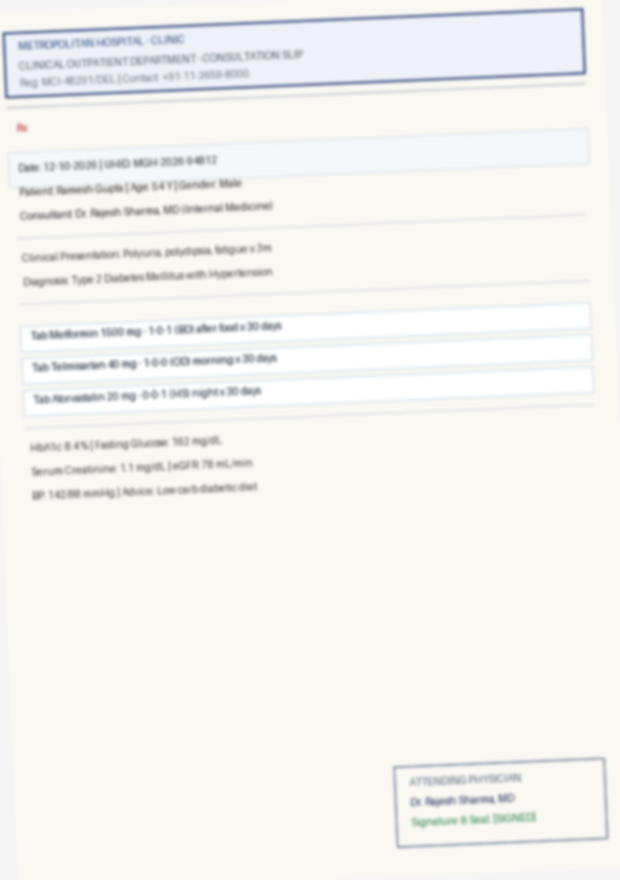
#> input picture data/sample_1_prescription_overdose.png, 620 x 880 px
$ python inspect_all_feats.py
#> lines starting #> are read from the running program, lines starting #| are printed output that depends on the picture; after the words box and inside, x2 and y2 are one past the last pixel; in counts of white or black regions, pixels touching at a corner belong together
#> further down, img is the input picture: PIL image 620x880 RGB; mean R, G, B 244.1, 243.3, 239.9
### core/features.py
"""
Feature Extraction Module
Extracts the 9 statistical, morphological, and frequency features defined in the PBL-1 brief:
1. mean_intensity
2. std_intensity
3. edge_density
4. laplacian_var
5. entropy
6. hf_ratio
7. sat_std
8. aspect_ratio
9. n_line_items
"""

import numpy as np
from PIL import Image
from scipy import ndimage
from scipy.fft import fft2, fftshift
from typing import Dict, List, Any


class FeatureExtractor:
    """
    Extracts the 9 canonical document features.
    """
    FEATURE_NAMES = [
        "mean_intensity",
        "std_intensity",
        "edge_density",
        "laplacian_var",
        "entropy",
        "hf_ratio",
        "sat_std",
        "aspect_ratio",
        "n_line_items"
    ]

    @classmethod
    def extract_features(cls, image: Image.Image) -> Dict[str, float]:
        """
        Computes all 9 features for an input PIL Image.
        """
        w, h = image.size
        aspect_ratio = float(round(w / float(h), 4)) if h > 0 else 1.0

        # RGB and Grayscale arrays
        rgb = np.array(image.convert('RGB'), dtype=np.float32)
        gray = np.array(image.convert('L'), dtype=np.float32)

        # 1 & 2: Mean and Std of intensity
        mean_intensity = float(round(np.mean(gray), 3))
#> mean_intensity = 243.2
        std_intensity = float(round(np.std(gray), 3))
#> std_intensity = 14.61

        # 3: Edge density via Sobel gradient magnitude
        gx = ndimage.sobel(gray, axis=1)
        gy = ndimage.sobel(gray, axis=0)
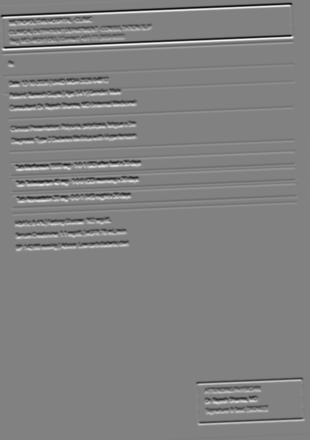
#> gy: shape (880, 620) float32 (shown at 1/2 size); min -244, max 236, mean 0; drawn with min black and max white
        grad_mag = np.hypot(gx, gy)
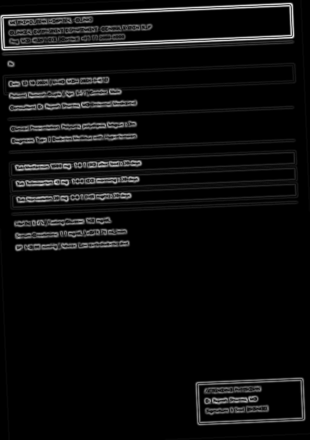
#> grad_mag: shape (880, 620) float32 (shown at 1/2 size); min 0, max 244.4, mean 13.5
        edge_thresh = np.percentile(grad_mag, 85)
#> edge_thresh = 23.19
        edge_density = float(round(np.mean(grad_mag > edge_thresh), 4))
#> edge_density = 0.149

        # 4: Laplacian variance
        lap = ndimage.laplace(gray)
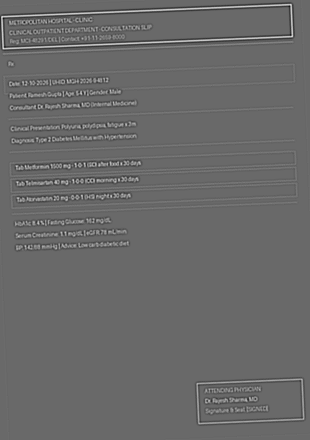
#> lap: shape (880, 620) float32 (shown at 1/2 size); min -24, max 34, mean 0; drawn with min black and max white
        laplacian_var = float(round(np.var(lap), 3))
#> laplacian_var = 9.6

        # 5: Shannon Entropy
        hist, _ = np.histogram(gray, bins=256, range=(0, 256))
#> hist = 256 values, max 356023 at index 248, min 0 at index 0, mean 2131.2
        hist_prob = hist / (hist.sum() + 1e-12)
#> hist_prob = 256 values, max 0.653 at index 248, min 0 at index 0, mean 0.00391
        non_zero = hist_prob[hist_prob > 0]
#> non_zero = 118 values, max 0.653 at index 110, min 1.83e-06 at index 0, mean 0.00847
        entropy = float(round(-np.sum(non_zero * np.log2(non_zero)), 4))
#> entropy = 2.69

        # 6: High Frequency Energy Ratio (2D FFT)
        f = fft2(gray)
        fshift = fftshift(f)
        mag = np.abs(fshift)
        gh, gw = gray.shape
        cy, cx = gh // 2, gw // 2
        radius = min(gh, gw) // 6
        y, x = np.ogrid[:gh, :gw]
        mask = (x - cx)**2 + (y - cy)**2 > radius**2
        tot_energy = np.sum(mag) + 1e-12
#> tot_energy = 905894208
        hf_ratio = float(round(np.sum(mag[mask]) / tot_energy, 4))
#> hf_ratio = 0.218

        # 7: Saturation standard deviation in HSV color space
        r, g, b = rgb[:, :, 0], rgb[:, :, 1], rgb[:, :, 2]
        cmax = np.maximum(np.maximum(r, g), b)
        cmin = np.minimum(np.minimum(r, g), b)
        delta = cmax - cmin
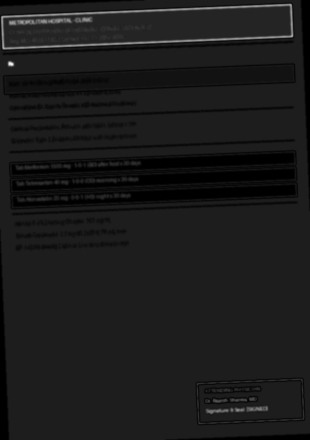
#> delta: shape (880, 620) float32 (shown at 1/2 size); min 0, max 69, mean 7.4; drawn with min black and max white
        sat = np.zeros_like(cmax)
        non_zero_mask = cmax > 0
#> non_zero_mask: shape (880, 620) bool; every value is 1
        sat[non_zero_mask] = delta[non_zero_mask] / cmax[non_zero_mask]
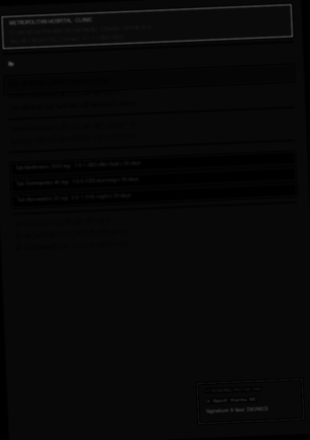
#> sat: shape (880, 620) float32 (shown at 1/2 size); min 0, max 0.311, mean 0.0305
        sat_std = float(round(np.std(sat), 4))
#> sat_std = 0.02

        # 9: Morphological estimated line-item count
        # Binarize and run horizontal projection peaks
        thresh = np.mean(gray) * 0.95
#> thresh = 231.1
        bin_inv = (gray < thresh).astype(np.float32)
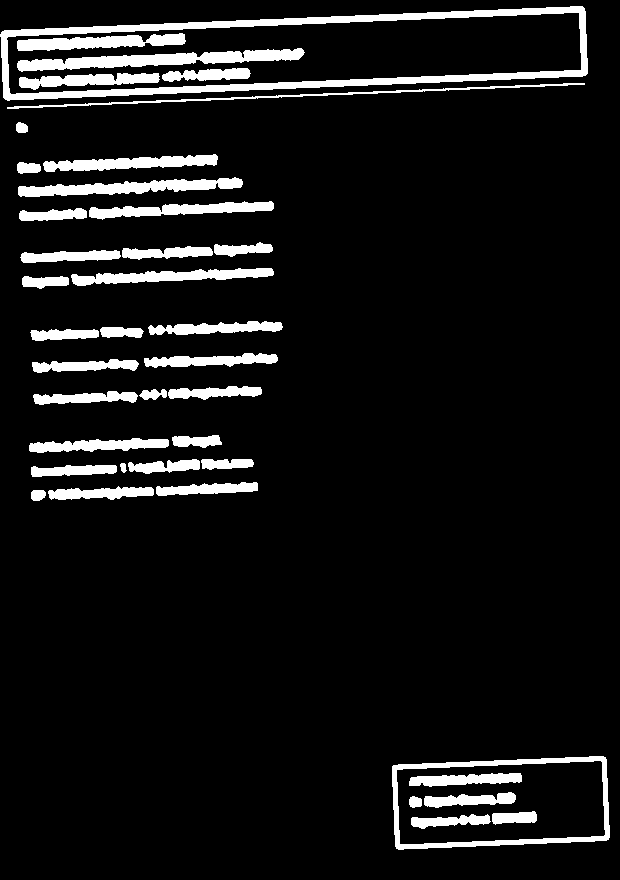
#> bin_inv: shape (880, 620) float32; values 0 (black) and 1 (white), 8.5% white; 40 white regions, largest, box (x1, y1, x2, y2) and area: (0, 6, 588, 101) 8678, (17, 48, 305, 72) 3066, (392, 756, 610, 850) 2994
        # Morphological horizontal dilation
        horizontal_kernel = np.ones((1, max(5, int(w * 0.03))), dtype=np.float32)
        dilated = ndimage.binary_dilation(bin_inv, structure=horizontal_kernel)
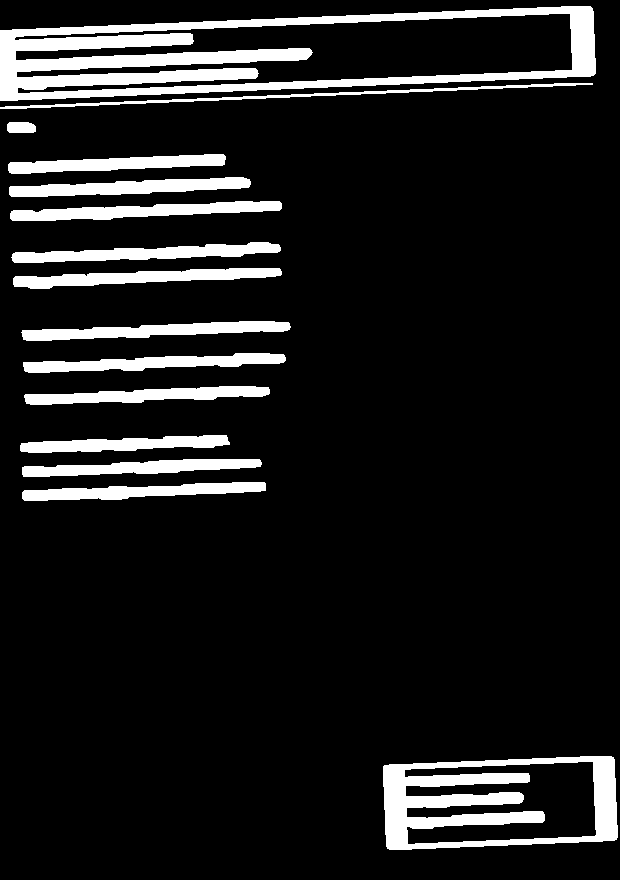
#> dilated: shape (880, 620) bool; 11.4% white; 15 white regions, largest, box (x1, y1, x2, y2) and area: (0, 6, 596, 101) 19669, (383, 756, 618, 850) 10231, (10, 201, 282, 221) 2989
        h_profile = np.sum(dilated, axis=1)
#> h_profile = 880 values, max 436 at index 77, min 0 at index 0, mean 70.55
        prof_thresh = np.mean(h_profile) * 0.6
#> prof_thresh = 42.33
        # Count transitions above threshold
        above = h_profile > prof_thresh
        transitions = np.diff(above.astype(int))
#> transitions = 879 values, max 1 at index 6, min -1 at index 107, mean 0
        n_line_items = float(max(1, np.sum(transitions == 1)))
#> n_line_items = 13

        return {
            "mean_intensity": mean_intensity,
            "std_intensity": std_intensity,
            "edge_density": edge_density,
            "laplacian_var": laplacian_var,
            "entropy": entropy,
            "hf_ratio": hf_ratio,
            "sat_std": sat_std,
            "aspect_ratio": aspect_ratio,
            "n_line_items": n_line_items
        }

    # [4 lines left out: function to_vector, not called in this run]

### inspect_all_feats.py
import os
from PIL import Image
from core.features import FeatureExtractor
from core.classifier import DocumentClassifier

fnames = {
    1: 'sample_1_prescription_overdose.png',
    2: 'sample_2_discharge_dual_blockade.png',
    3: 'sample_3_pediatric_antibiotic_flag.png',
    4: 'sample_4_lab_report_compliant.png',
    5: 'sample_5_medical_invoice.png'
}
for i in range(1, 6):
    img = Image.open(os.path.join("data", fnames[i]))
    feats = FeatureExtractor.extract_features(img)
#> feats = 9 items
    print(f"--- Case {i} ---")
    for k, v in feats.items():
        print(f"  {k}: {v}")
#> this loop made 9 passes
#> (k, v) on passes 1 to 8: ('mean_intensity', 243.2), ('std_intensity', 14.61), ('edge_density', 0.149), ('laplacian_var', 9.6), ('entropy', 2.69), ('hf_ratio', 0.218), ('sat_std', 0.02), ('aspect_ratio', 0.705)
#> (printed output is left out)
#> pass 2 of the loop `for i in range(1, 6):`:
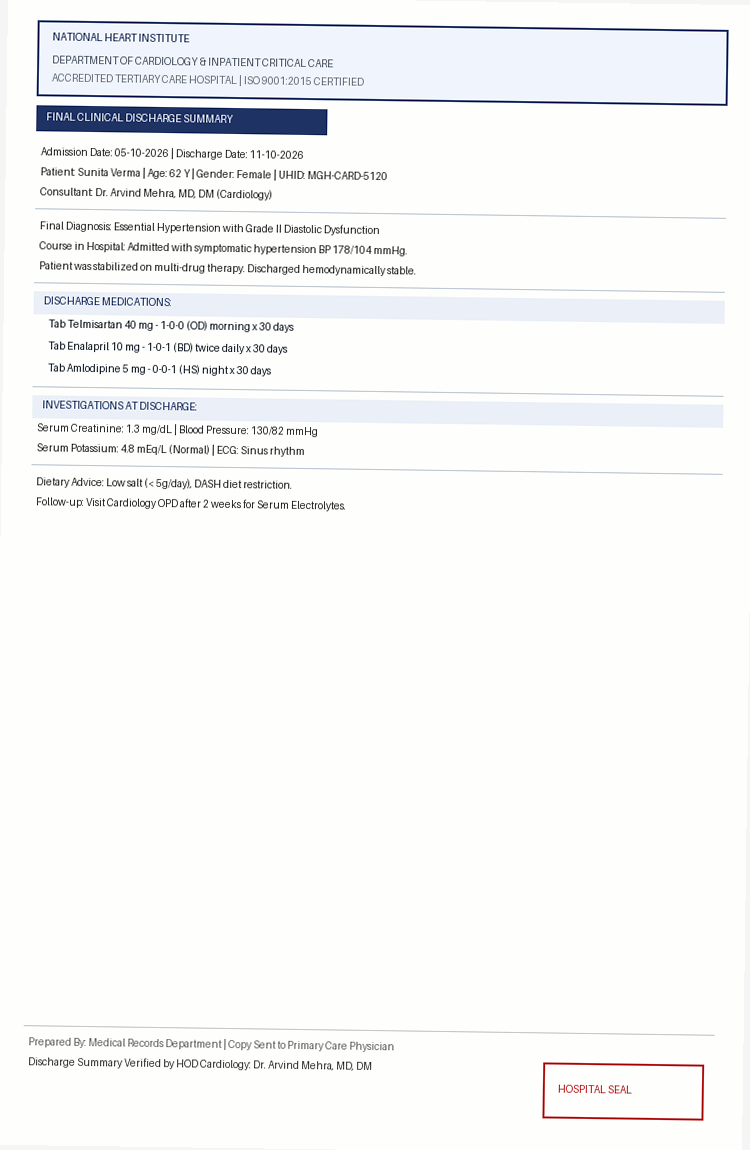
#> input picture data/sample_2_discharge_dual_blockade.png, 750 x 1150 px
#> img is the input picture: PIL image 750x1150 RGB; mean R, G, B 246.1, 246.6, 246.4
#> rgb: shape (1150, 750, 3) float32
#> gray: shape (1150, 750) float32
#> mean_intensity = 246.6
#> std_intensity = 30.75
#> gx: shape (1150, 750) float32
#> gy: shape (1150, 750) float32
#> grad_mag: shape (1150, 750) float32
#> edge_thresh = 0
#> edge_density = 0.145
#> lap: shape (1150, 750) float32
#> laplacian_var = 2672.9
#> hist = 256 values, max 700730 at index 254, min 3 at index 1, mean 3369.1
#> hist_prob = 256 values, max 0.812 at index 254, min 3.48e-06 at index 1, mean 0.00391
#> non_zero has the same summary as hist_prob
#> entropy = 1.6
#> mag: shape (1150, 750) float32
#> tot_energy = 1.12e+10
#> hf_ratio = 0.817
#> r: shape (1150, 750) float32
#> g: shape (1150, 750) float32
#> b: shape (1150, 750) float32
#> cmax: shape (1150, 750) float32
#> cmin: shape (1150, 750) float32
#> delta: shape (1150, 750) float32
#> in extract_features (call 2), `non_zero_mask = cmax > 0`:
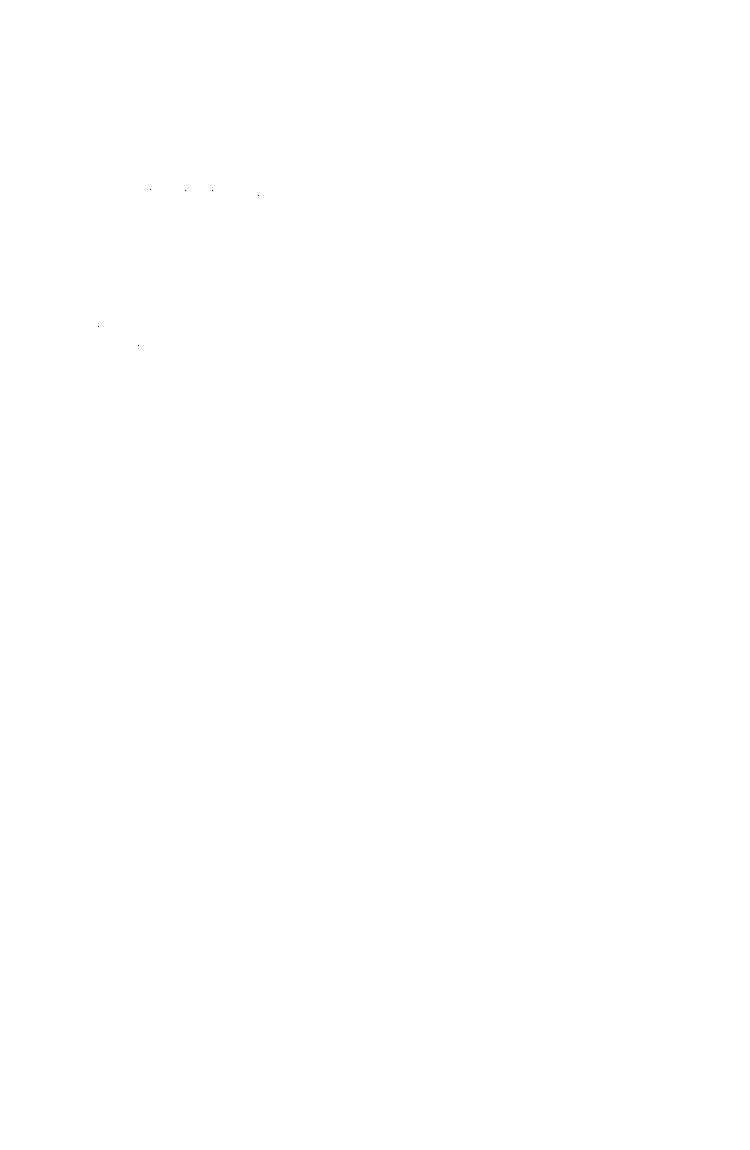
#> non_zero_mask: shape (1150, 750) bool; 100% white; black in thin lines or dots, all inside (x1, y1, x2, y2) = (98, 189, 259, 346)
#> sat: shape (1150, 750) float32
#> sat_std = 0.0844
#> thresh = 234.3
#> in extract_features (call 2), `dilated = ndimage.binary_dilation(bin_inv, structure=horizontal_kernel)`:
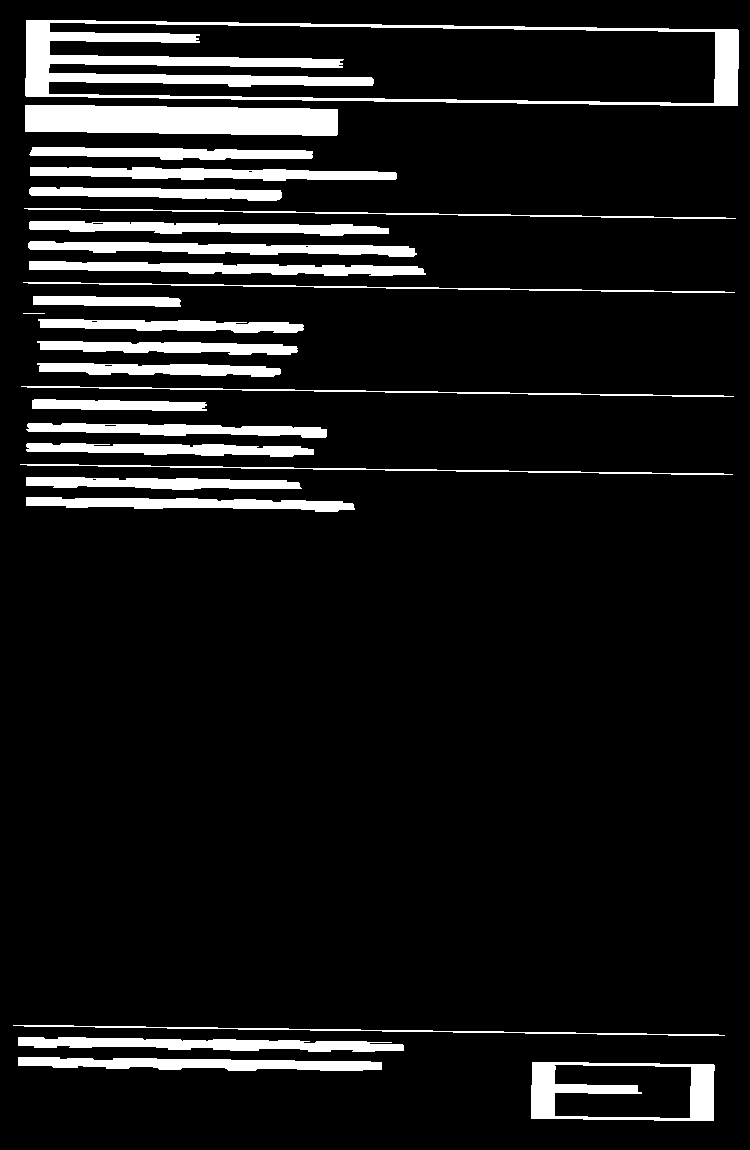
#> dilated: shape (1150, 750) bool; 9.4% white; 26 white regions, largest, box (x1, y1, x2, y2) and area: (25, 20, 739, 106) 14894, (25, 105, 338, 136) 8481, (531, 1062, 715, 1121) 4290
#> h_profile = 1150 values, max 546 at index 1064, min 0 at index 0, mean 70.83
#> prof_thresh = 42.5
#> transitions = 1149 values, max 1 at index 19, min -1 at index 134, mean 0
#> n_line_items = 23
#> the loop `for k, v in feats.items():` made 9 passes
#> (k, v) on passes 1 to 4: ('mean_intensity', 246.6), ('std_intensity', 30.75), ('edge_density', 0.145), ('laplacian_var', 2672.9)
#> (printed output is left out)
#> pass 3 of the loop `for i in range(1, 6):`:
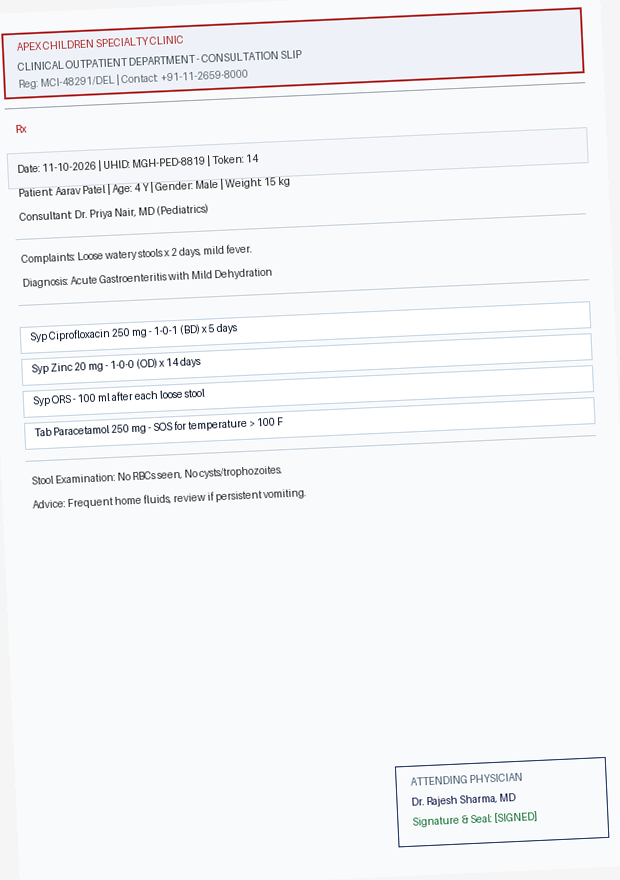
#> input picture data/sample_3_pediatric_antibiotic_flag.png, 620 x 880 px
#> img is the input picture: PIL image 620x880 RGB; mean R, G, B 243.4, 244.8, 247
#> rgb: shape (880, 620, 3) float32
#> gray: shape (880, 620) float32
#> mean_intensity = 244.9
#> std_intensity = 23.77
#> gx: shape (880, 620) float32
#> gy: shape (880, 620) float32
#> in extract_features (call 3), `grad_mag = np.hypot(gx, gy)`:
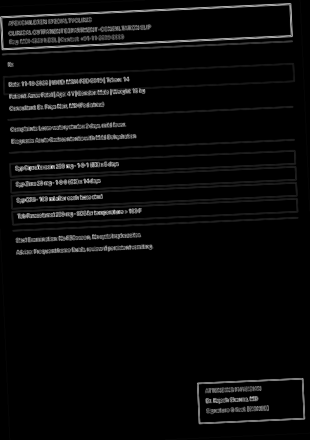
#> grad_mag: shape (880, 620) float32 (shown at 1/2 size); min 0, max 950.4, mean 35.7; drawn with min black and max white
#> edge_thresh = 19.03
#> edge_density = 0.149
#> in extract_features (call 3), `lap = ndimage.laplace(gray)`:
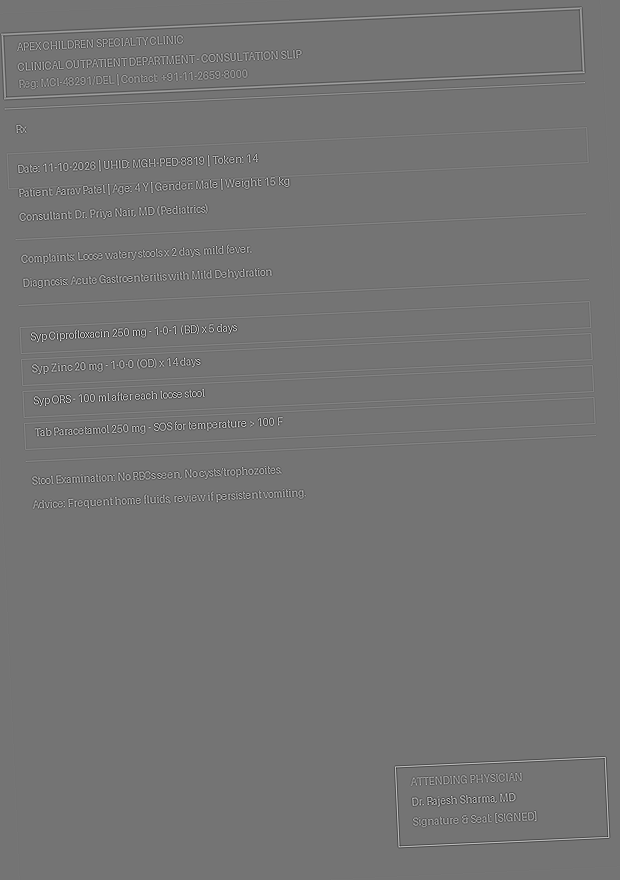
#> lap: shape (880, 620) float32; min -613, max 724, mean 0; drawn with min black and max white
#> laplacian_var = 2277.6
#> hist = 256 values, max 375707 at index 250, min 0 at index 11, mean 2131.2
#> hist_prob = 256 values, max 0.689 at index 250, min 0 at index 11, mean 0.00391
#> non_zero = 255 values, max 0.689 at index 249, min 1.83e-06 at index 0, mean 0.00392
#> entropy = 2.21
#> mag: shape (880, 620) float32
#> tot_energy = 5.15e+09
#> r: shape (880, 620) float32
#> g: shape (880, 620) float32
#> b: shape (880, 620) float32
#> cmax: shape (880, 620) float32
#> sat_std = 0.0609
#> thresh = 232.6
#> h_profile = 880 values, max 304 at index 78, min 0 at index 0, mean 76.14
#> prof_thresh = 45.68
#> transitions = 879 values, max 1 at index 7, min -1 at index 107, mean 0
#> n_line_items = 12
#> the loop `for k, v in feats.items():` made 9 passes
#> (k, v) on passes 1 to 4: ('mean_intensity', 244.9), ('std_intensity', 23.77), ('edge_density', 0.149), ('laplacian_var', 2277.6)
#> (printed output is left out)
#> the loop made 5 passes; the first 3 are shown
